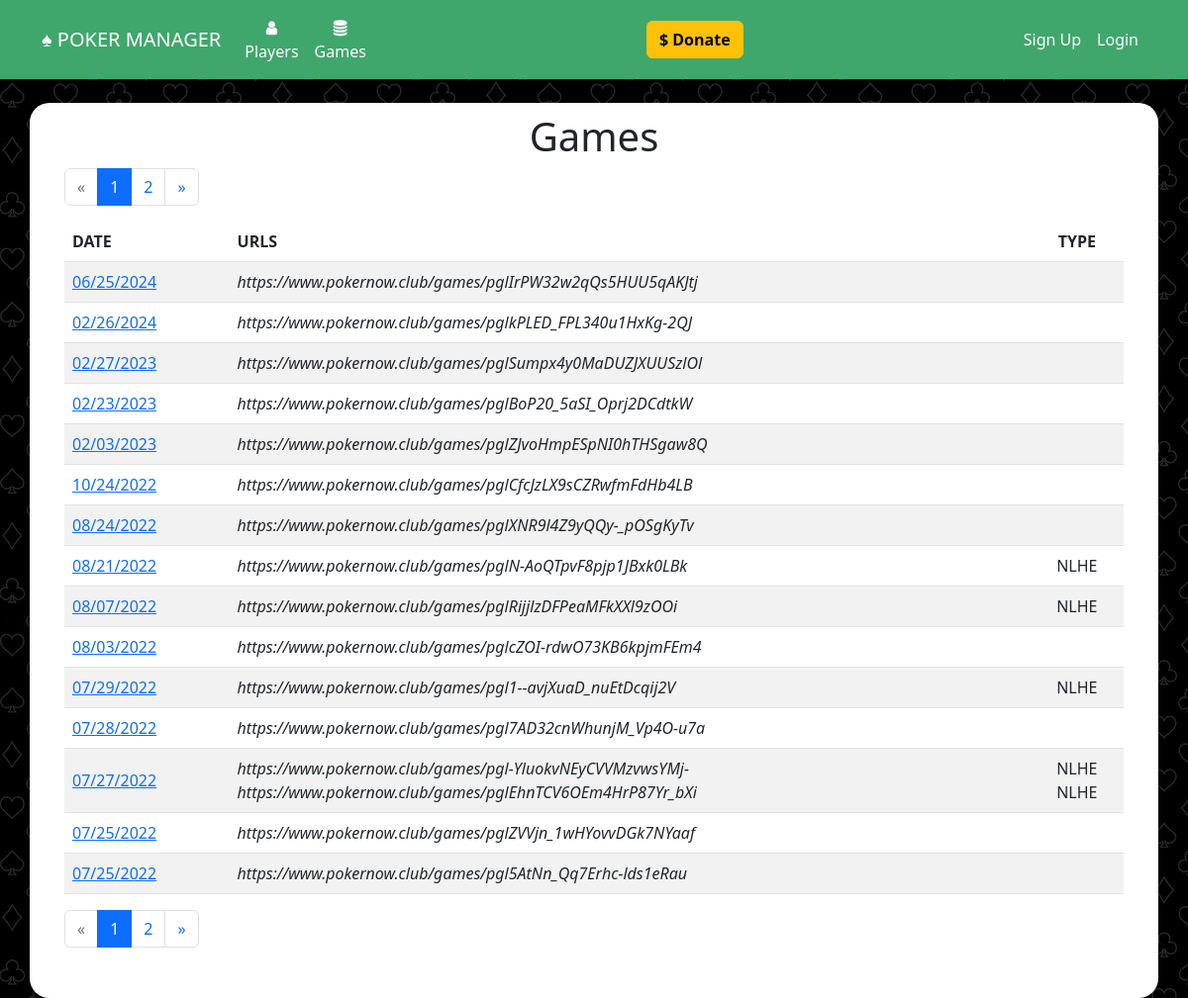
Before: /games with the older database file.
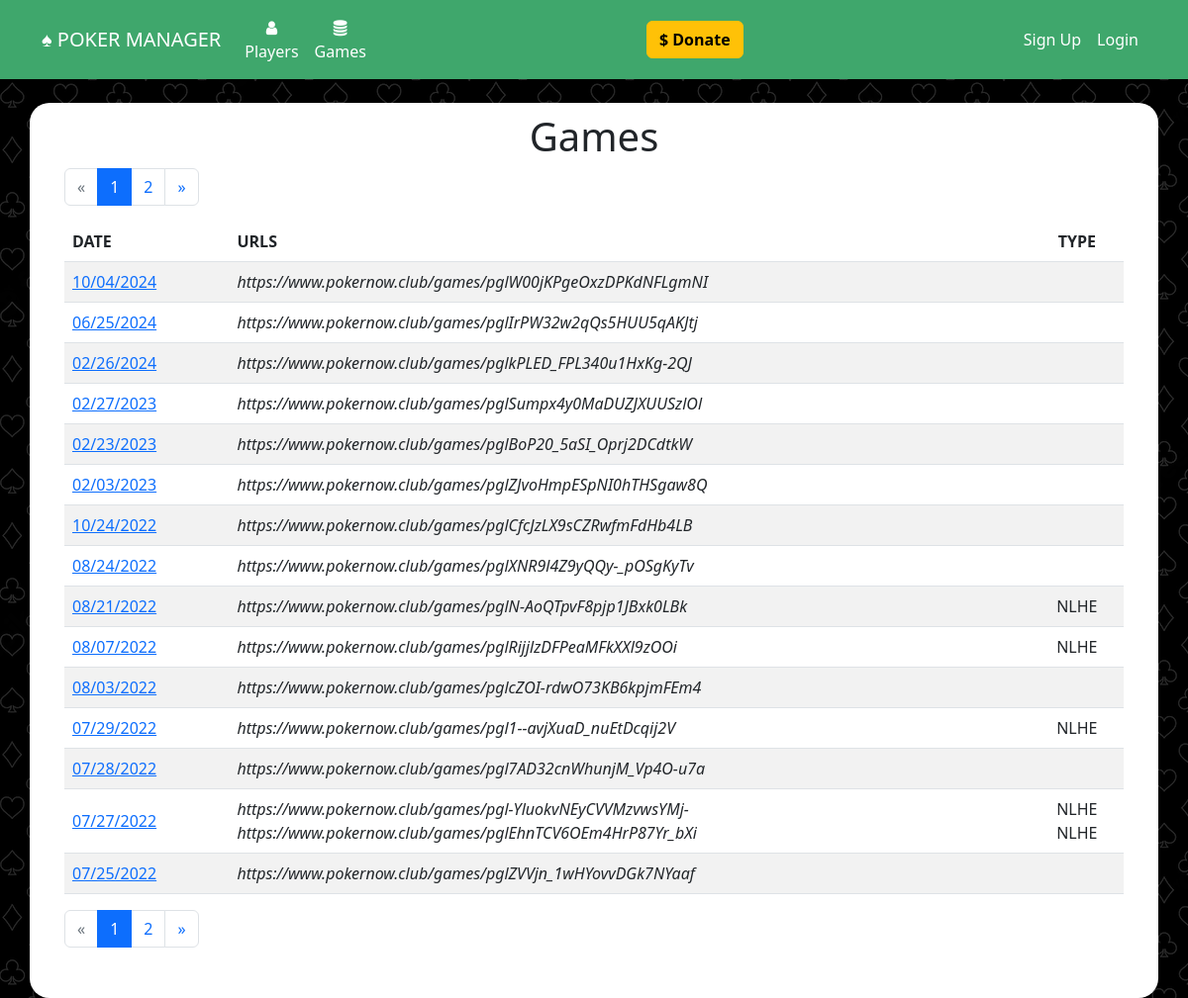
After: the same page with the newer database file.
### website/models.py (models this page shows)
class Game(db.Model):
	id = db.Column(db.Integer, primary_key=True)
	settled = db.Column(db.Boolean, default=False)
	date = db.Column(db.DateTime(timezone=True), default=func.now())
	urls = db.relationship('Url', backref='game')
	payments = db.relationship('Payment', backref='game')
	earnings = db.relationship('Earning', backref='game')
	buyins = db.Column(db.Integer)
	behaviors = db.relationship('Behavior', backref='game')
	decimal = db.Column(db.Boolean, default=False)

class Url(db.Model):
	id = db.Column(db.Integer, primary_key=True)
	url =  db.Column(db.String(300), unique=True)
	game_id = db.Column(db.Integer, db.ForeignKey('game.id'))
	imported = db.Column(db.Boolean, default=False)
	behaviors = db.relationship('Behavior', backref='url')
	game_type = db.Column(db.String(20))
	small_blind = db.Column(db.Numeric)
	big_blind = db.Column(db.Numeric)

### website/views.py (the view)
@views.route('/games', methods=['GET','POST'])
def games():
	search = False
	q = request.args.get('q')
	if q:
		search = True
	page = request.args.get(get_page_parameter(), type=int, default=1)
	games = Game.query.order_by(Game.date.desc()).all()
	game_page = Game.query.order_by(Game.date.desc()).paginate(page=page, per_page=15)
	pagination = Pagination(page=page, total=len(games), search=search, record_name='games', per_page=15)
	urls = {}
	for game in games:
		for url in game.urls:
			if game.id in urls.keys():
				if url.imported == False:
					urls[game.id] = url.imported
			else:
				urls[game.id] = url.imported
	return render_template("games.html", user=current_user, games=game_page.items, pagination=pagination, imported=urls)

### website/templates/games.html (shortened to what this page needs)
{% extends "base.html" %} {% block title %}Games{% endblock %} {% block content
%}
<h1 align="center">Games</h1>
{{ pagination.links }}
<div id="no-more-tables">
	<table class="table table-striped">
		<thead>
			<tr>
				<th scope="col">DATE</th>
				<th scope="col">URLS</th>
				<th scope="col" style="text-align: center">TYPE</th>
			</tr>
		</thead>
		<tbody>
			{% for game in games %}
			<tr>
				<td style="vertical-align: middle">
					<a href="{{url_for('views.payout', game_id=game.id)}}"
						>{{ game.date.strftime("%m/%d/%Y") }}</a
					>
				</td>
				<td style="vertical-align: middle">
					{% for url in game.urls %}
					<i>{{url.url}}</i><br />
					{% endfor %}
				</td>
				<td align="center" style="vertical-align: middle">
					{% for url in game.urls %} {% if url.game_type %} {{
					url.game_type}}{% if not loop.last %}<br />{% endif %} {%
					endif %} {% endfor %}
				</td>
			</tr>
			{% endfor %}
		</tbody>
	</table>
</div>
{{ pagination.links }}
{% endblock %}

Changed rows visible on the page:
no longer on this page (row unchanged): Game: date "07/25/2022"
no longer on this page (row unchanged): Url: url "https://www.pokernow.club/games/pgl5AtNn_Qq7Erhc-lds1eRau", shown under "07/25/2022"
added Game: date "10/04/2024"
added Url: url "https://www.pokernow.club/games/pglW00jKPgeOxzDPKdNFLgmNI", shown under "10/04/2024"
